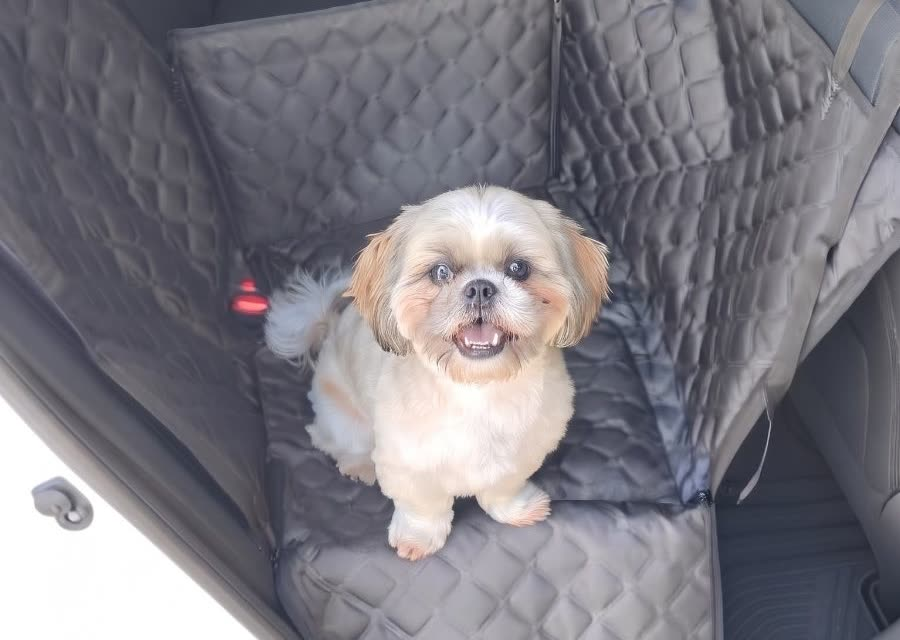
#> input picture img/mail-perro.jpg, 900 x 640 px
$ python reel-foto-movimiento.py ../../img/mail-perro.jpg ../../img/mail-perro.jpg
#> lines starting #> are read from the running program, lines starting #| are printed output that depends on the picture; after the words box and inside, x2 and y2 are one past the last pixel; in counts of white or black regions, pixels touching at a corner belong together
# Reel con movimiento a partir de UNA foto vertical de la funda (20/11/2026).
# La foto entra girando, se inclina en 3D, la cámara recorre detalles (cierres, acolchado, solapa)
# y al final da una vuelta completa. Sin textos ni sonido (la música se pone en Instagram).
# Uso: python3 dev/video/reel-foto-movimiento.py <foto.jpg> <salida.mp4>
# Los puntos de detalle (DET) están en proporción de la foto (0..1), elegidos para la foto del 20/11.
import subprocess, sys, math
import numpy as np
from PIL import Image, ImageOps, ImageDraw, ImageFilter

W, H, FPS = 1080, 1920, 30
foto = ImageOps.exif_transpose(Image.open(sys.argv[1])).convert("RGB")
#> foto is the input picture: PIL image 900x640 RGB; mean R, G, B 124.2, 121.8, 129.5
foto = foto.resize((2160, round(2160 * foto.height / foto.width)), Image.LANCZOS)   # resolución alta para los zooms
#> foto: PIL image 2160x1536 RGB
FW, FH = foto.size
#> FW = 2160; FH = 1536
m = Image.new("L", foto.size, 0); ImageDraw.Draw(m).rounded_rectangle((0, 0, FW - 1, FH - 1), 70, fill=255)
#> after `m = Image.new('L', foto.size, 0)`: m: PIL image 2160x1536 L; every value is 0
#> after `ImageDraw.Draw(m).rounded_rectangle((0, 0, FW - 1, FH - 1), 70, fill=2`:
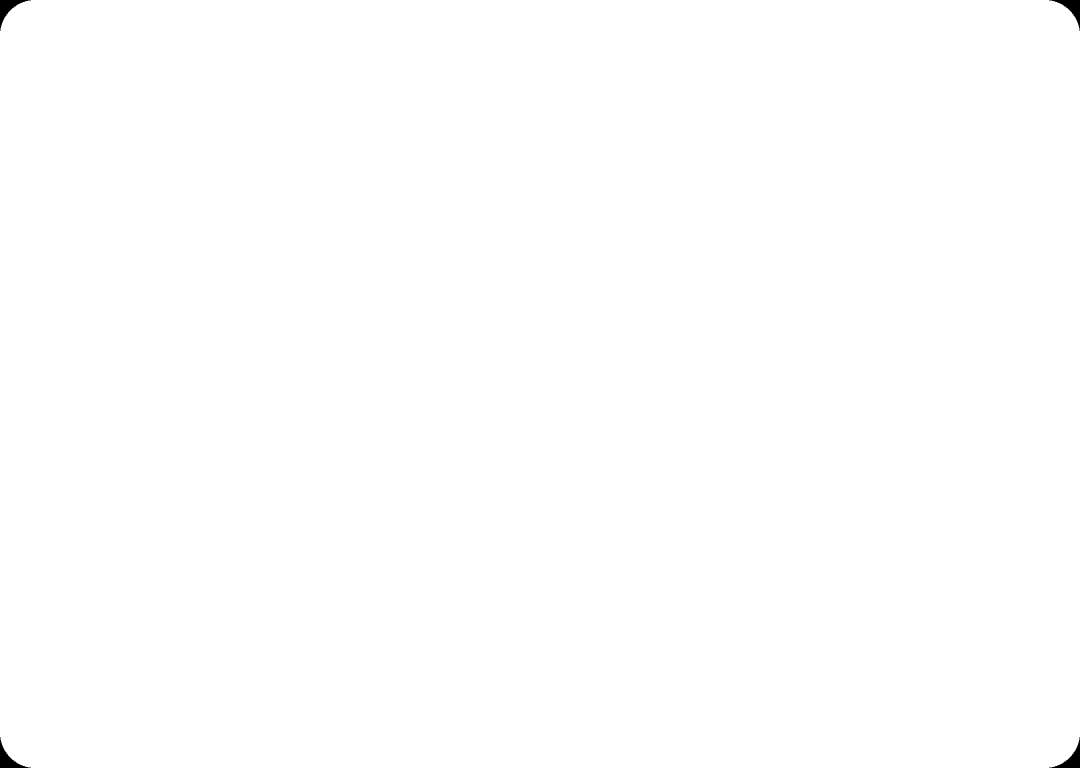
#> m: PIL image 2160x1536 L (shown at 1/2 size); 99.9% white; 4 black regions, box (x1, y1, x2, y2) and area: (0, 0, 62, 62) 1071, (2098, 0, 2160, 62) 1071, (0, 1474, 62, 1536) 1071, (2098, 1474, 2160, 1536) 1071
CARTA = foto.copy(); CARTA.putalpha(m)
# fondo: la misma foto muy desenfocada y oscura
FONDO = foto.resize((W // 10, H // 10)).filter(ImageFilter.GaussianBlur(4)).resize((W, H), Image.BICUBIC)
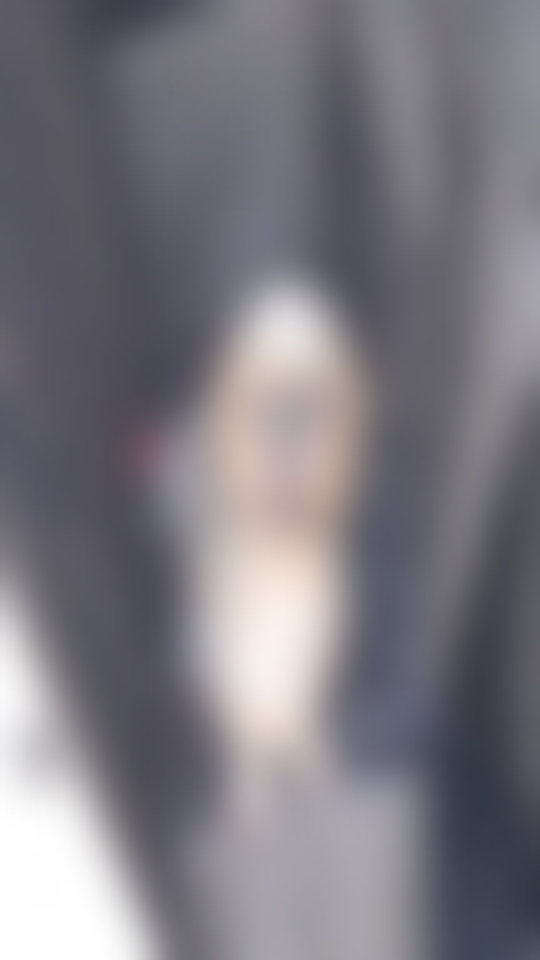
#> FONDO: PIL image 1080x1920 RGB (shown at 1/2 size); mean R, G, B 124.3, 121.9, 129.5
FONDO = Image.blend(FONDO, Image.new("RGB", (W, H), (20, 24, 16)), 0.55).convert("RGBA")
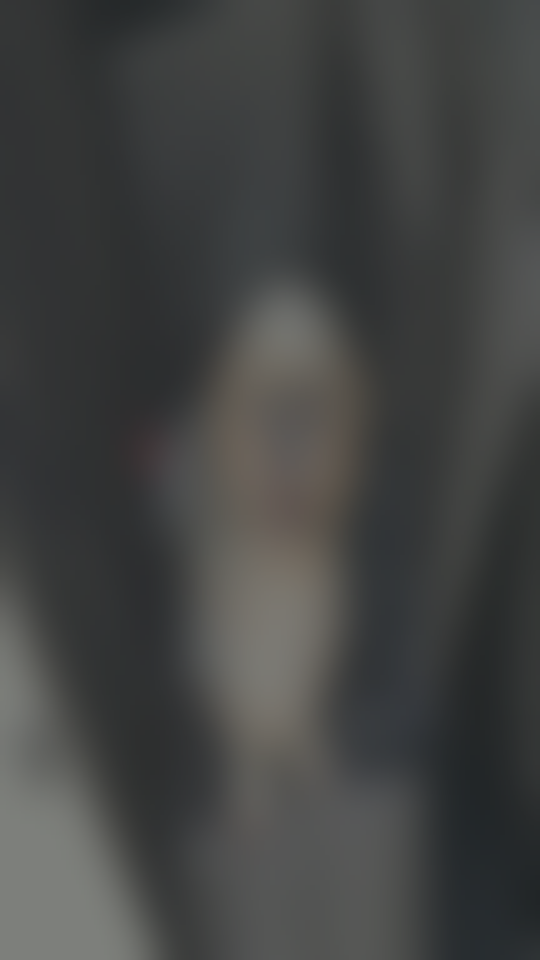
#> FONDO: PIL image 1080x1920 RGBA (shown at 1/2 size); mean R, G, B, A 66.5, 67.6, 66.6, 255

DET = {"cierre": (0.64, 0.09), "hebilla": (0.19, 0.37), "acolchado": (0.50, 0.33),
       "solapa": (0.52, 0.76), "cierre2": (0.80, 0.56)}
BASE = 0.80 * W / FW          # escala con la foto entera (deja margen)
#> BASE = 0.4

def zoom_a(p, z):   # escala z y traslado para que el punto p quede en el centro
#> called with p = (0.64, 0.09), z = 2.6
    s = BASE * z
#> s = 1.04
    return s, (0.5 - p[0]) * FW * s, (0.5 - p[1]) * FH * s

# keyframes: (t, escala, tx, ty, giro_y°, giro_z°)
def kf(t, s, tx, ty, ry, rz): return (t, s, tx, ty, ry, rz)
K = [kf(0.0, BASE * 0.35, 0, 250, -70, -12), kf(0.9, BASE * 1.04, 0, 0, 0, 2), kf(1.2, BASE, 0, 0, 0, 0),
     kf(1.9, BASE, 0, 0, 22, 0), kf(2.7, BASE, 0, 0, -22, 0), kf(3.2, BASE, 0, 0, 0, 0),
     kf(4.1, *zoom_a(DET["cierre"], 2.6), 0, -4), kf(4.9, *zoom_a(DET["cierre"], 2.9), 0, -4),
     kf(5.7, *zoom_a(DET["hebilla"], 2.4), 0, 4), kf(6.4, *zoom_a(DET["hebilla"], 2.6), 0, 4),
     kf(7.2, *zoom_a(DET["acolchado"], 3.2), 0, 0), kf(7.9, *zoom_a(DET["acolchado"], 3.4), 0, 0),
     kf(8.7, *zoom_a(DET["cierre2"], 2.6), 0, -3), kf(9.4, *zoom_a(DET["cierre2"], 2.8), 0, -3),
     kf(10.2, *zoom_a(DET["solapa"], 2.0), 0, 3), kf(10.9, *zoom_a(DET["solapa"], 2.1), 0, 3),
     kf(11.8, BASE, 0, 0, 0, 0), kf(12.2, BASE, 0, 0, 0, 0), kf(13.6, BASE, 0, 0, 360, 0),
     kf(14.0, BASE * 1.06, 0, 0, 360, 0), kf(15.0, BASE * 1.1, 0, 0, 360, 0)]
DUR = K[-1][0]
#> DUR = 15

def ease(x): x = min(1, max(0, x)); return x * x * x * (x * (6 * x - 15) + 10)
def params(t):
    for a, b in zip(K, K[1:]):
        if t <= b[0]:
            k = ease((t - a[0]) / (b[0] - a[0]))
            # la escala se interpola en logaritmo (zoom parejo)
            s = math.exp(math.log(a[1]) + (math.log(b[1]) - math.log(a[1])) * k)
            return (s,) + tuple(p + (q - p) * k for p, q in zip(a[2:], b[2:]))
    return K[-1][1:]

def esquinas(s, tx, ty, ry, rz):
    f = 2600.0
    cy, sy, cz, sz = math.cos(math.radians(ry)), math.sin(math.radians(ry)), math.cos(math.radians(rz)), math.sin(math.radians(rz))
    out = []
    for x, y in [(-FW / 2, -FH / 2), (FW / 2, -FH / 2), (FW / 2, FH / 2), (-FW / 2, FH / 2)]:
        x, y = x * s, y * s
        x, y = x * cz - y * sz, x * sz + y * cz          # giro en el plano
        x, z = x * cy, x * sy                               # giro alrededor del eje vertical
        k = f / (f + z)
        out.append((W / 2 + (x + tx) * k, H / 2 + (y + ty) * k))
    return out

def coef(dst, src):   # coeficientes de PIL: punto de salida -> punto de la foto
    A, B = [], []
    for (x, y), (u, v) in zip(dst, src):
        A += [[x, y, 1, 0, 0, 0, -u * x, -u * y], [0, 0, 0, x, y, 1, -v * x, -v * y]]; B += [u, v]
    return np.linalg.solve(np.array(A, float), np.array(B, float)).tolist()

def cuadro(t):
    s, tx, ty, ry, rz = params(t)
    dst = esquinas(s, tx, ty, ry, rz)
    img = FONDO.copy()
    if abs(math.cos(math.radians(ry))) < 0.02: return img.convert("RGB")
    src = [(0, 0), (FW, 0), (FW, FH), (0, FH)]
    if math.cos(math.radians(ry)) < 0: src = [(FW, 0), (0, 0), (0, FH), (FW, FH)]   # de espaldas: se ve espejada
    sh = Image.new("RGBA", (W, H)); ImageDraw.Draw(sh).polygon([(x + 14, y + 30) for x, y in dst], fill=(0, 0, 0, 150))
    img.alpha_composite(sh.filter(ImageFilter.GaussianBlur(28)))
    img.alpha_composite(CARTA.transform((W, H), Image.PERSPECTIVE, coef(dst, src), Image.BICUBIC))
    return img.convert("RGB")

#> (the run stopped early here; a loop or call above may not have finished)
